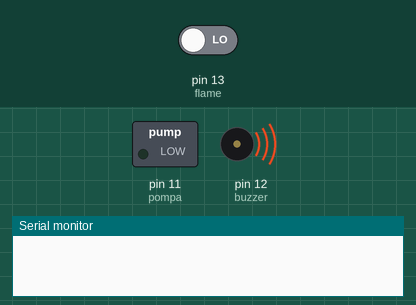
A sketch run on a simulated Arduino Uno, built with avr-gcc and run on an emulated ATmega328P. Shown: switched loads named in the sketch (green lamp = pin HIGH), buzzer (waves = sounding, pin HIGH), the last lines printed to the serial monitor. Inputs (shaded band) come from the test bench; at power-on: pin 13 (flame) LOW.

Above: at 0.1 s.
At 0.6 s:
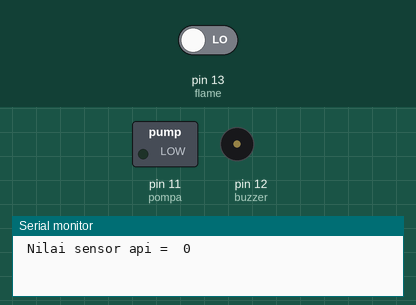
Timing chart, 0 to 2.1 s (numbered marks = the images above):
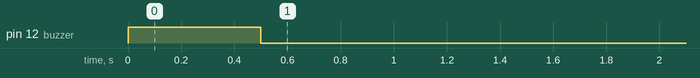

The sketch:

nyobak_Sensor_W2.ino
```cpp
#define pompa 11
#define buzzer 12
#define flame 13
int sensor_api;
int berulang;

void setup()
{
  pinMode(pompa,OUTPUT);
  pinMode(buzzer,OUTPUT);
  pinMode(flame,INPUT);
  digitalWrite(buzzer,HIGH);
  delay(500);
  digitalWrite(buzzer,LOW);
  Serial.begin(9600);
}

void loop()
{
  sensor_api=digitalRead(flame);
  Serial.print(" Nilai sensor api =  ");
  Serial.println(sensor_api);
  delay(500);

  if(sensor_api=0)
  {
    for(int i=0;i<=50;i++)   //buzzer nyala 3 detik
    {
      digitalWrite(buzzer,HIGH);
      delay(500);
      digitalWrite(buzzer,LOW);
      delay(100);
    }
    digitalWrite(pompa,HIGH);
    digitalWrite(buzzer,HIGH);
    delay(500);
    digitalWrite(buzzer,LOW);
    delay(100);
  }
  else
  {
    digitalWrite(buzzer,LOW);
    digitalWrite(pompa,LOW);
  }
}
```
